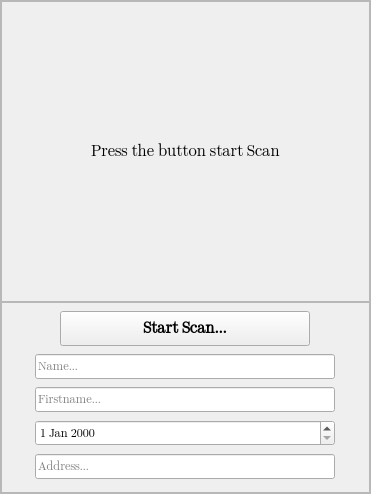
               <widget class="QFrame" name="frame_19">
                <property name="minimumSize">
                 <size>
                  <width>371</width>
                  <height>291</height>
                 </size>
                </property>
                <property name="maximumSize">
                 <size>
                  <width>1111111</width>
                  <height>512</height>
                 </size>
                </property>
                <property name="frameShape">
                 <enum>QFrame::StyledPanel</enum>
                </property>
                <property name="frameShadow">
                 <enum>QFrame::Raised</enum>
                </property>
                <layout class="QVBoxLayout" name="verticalLayout_19">
                 <property name="spacing">
                  <number>0</number>
                 </property>
                 <property name="leftMargin">
                  <number>0</number>
                 </property>
                 <property name="topMargin">
                  <number>0</number>
                 </property>
                 <property name="rightMargin">
                  <number>0</number>
                 </property>
                 <property name="bottomMargin">
                  <number>0</number>
                 </property>
                 <item>
                  <widget class="QFrame" name="scan_video_frame">
                   <property name="minimumSize">
                    <size>
                     <width>361</width>
                     <height>301</height>
                    </size>
                   </property>
                   <property name="frameShape">
                    <enum>QFrame::StyledPanel</enum>
                   </property>
                   <property name="frameShadow">
                    <enum>QFrame::Raised</enum>
                   </property>
                   <layout class="QHBoxLayout" name="horizontalLayout_2">
                    <property name="spacing">
                     <number>0</number>
                    </property>
                    <property name="leftMargin">
                     <number>0</number>
                    </property>
                    <property name="topMargin">
                     <number>0</number>
                    </property>
                    <property name="rightMargin">
                     <number>0</number>
                    </property>
                    <property name="bottomMargin">
                     <number>0</number>
                    </property>
                    <item>
                     <widget class="QLabel" name="scan_video_label">
                      <property name="font">
                       <font>
                        <family>Segoe UI Emoji</family>
                        <pointsize>12</pointsize>
                       </font>
                      </property>
                      <property name="styleSheet">
                       <string notr="true"/>
                      </property>
                      <property name="text">
                       <string>Press the button start Scan</string>
                      </property>
                      <property name="scaledContents">
                       <bool>false</bool>
                      </property>
                      <property name="alignment">
                       <set>Qt::AlignCenter</set>
                      </property>
                     </widget>
                    </item>
                   </layout>
                  </widget>
                 </item>
                 <item>
                  <widget class="QFrame" name="frame_20">
                   <property name="minimumSize">
                    <size>
                     <width>351</width>
                     <height>191</height>
                    </size>
                   </property>
                   <property name="frameShape">
                    <enum>QFrame::StyledPanel</enum>
                   </property>
                   <property name="frameShadow">
                    <enum>QFrame::Raised</enum>
                   </property>
                   <layout class="QVBoxLayout" name="verticalLayout_20">
                    <property name="spacing">
                     <number>0</number>
                    </property>
                    <property name="leftMargin">
                     <number>0</number>
                    </property>
                    <property name="topMargin">
                     <number>0</number>
                    </property>
                    <property name="rightMargin">
                     <number>0</number>
                    </property>
                    <property name="bottomMargin">
                     <number>0</number>
                    </property>
                    <item alignment="Qt::AlignHCenter">
                     <widget class="QPushButton" name="scan_start_scan_btn">
                      <property name="minimumSize">
                       <size>
                        <width>250</width>
                        <height>35</height>
                       </size>
                      </property>
                      <property name="maximumSize">
                       <size>
                        <width>250</width>
                        <height>16777215</height>
                       </size>
                      </property>
                      <property name="font">
                       <font>
                        <family>Segoe UI Emoji</family>
                        <pointsize>12</pointsize>
                        <weight>75</weight>
                        <bold>true</bold>
                       </font>
                      </property>
                      <property name="text">
                       <string>Start Scan...</string>
                      </property>
                      <property name="icon">
                       <iconset resource="resource.qrc">
                        <normaloff>:/icons/icons/portrait_mode_scanning_32px.png</normaloff>:/icons/icons/portrait_mode_scanning_32px.png</iconset>
                      </property>
                      <property name="iconSize">
                       <size>
                        <width>30</width>
                        <height>30</height>
                       </size>
                      </property>
                     </widget>
                    </item>
                    <item alignment="Qt::AlignHCenter">
                     <widget class="QLineEdit" name="scan_name_input">
                      <property name="minimumSize">
                       <size>
                        <width>300</width>
                        <height>25</height>
                       </size>
                      </property>
                      <property name="maximumSize">
                       <size>
                        <width>300</width>
                        <height>16777215</height>
                       </size>
                      </property>
                      <property name="font">
                       <font>
                        <family>Segoe UI Emoji</family>
                        <pointsize>9</pointsize>
                        <weight>50</weight>
                        <bold>false</bold>
                       </font>
                      </property>
                      <property name="placeholderText">
                       <string>Name... </string>
                      </property>
                     </widget>
                    </item>
                    <item alignment="Qt::AlignHCenter">
                     <widget class="QLineEdit" name="scan_firstname_input">
                      <property name="minimumSize">
                       <size>
                        <width>300</width>
                        <height>25</height>
                       </size>
                      </property>
                      <property name="maximumSize">
                       <size>
                        <width>300</width>
                        <height>16777215</height>
                       </size>
                      </property>
                      <property name="font">
                       <font>
                        <family>Segoe UI Emoji</family>
                        <pointsize>9</pointsize>
                        <weight>50</weight>
                        <bold>false</bold>
                       </font>
                      </property>
                      <property name="placeholderText">
                       <string>Firstname...</string>
                      </property>
                     </widget>
                    </item>
                    <item alignment="Qt::AlignHCenter">
                     <widget class="QDateEdit" name="scan_date_edit_input">
                      <property name="minimumSize">
                       <size>
                        <width>300</width>
                        <height>25</height>
                       </size>
                      </property>
                      <property name="maximumSize">
                       <size>
                        <width>300</width>
                        <height>16777215</height>
                       </size>
                      </property>
                      <property name="font">
                       <font>
                        <family>Segoe UI Emoji</family>
                        <pointsize>9</pointsize>
                        <weight>50</weight>
                        <bold>false</bold>
                       </font>
                      </property>
                     </widget>
                    </item>
                    <item alignment="Qt::AlignHCenter">
                     <widget class="QLineEdit" name="scan_address_input">
                      <property name="minimumSize">
                       <size>
                        <width>300</width>
                        <height>25</height>
                       </size>
                      </property>
                      <property name="maximumSize">
                       <size>
                        <width>300</width>
                        <height>16777215</height>
                       </size>
                      </property>
                      <property name="font">
                       <font>
                        <family>Segoe UI Emoji</family>
                        <pointsize>9</pointsize>
                        <weight>50</weight>
                        <bold>false</bold>
                       </font>
                      </property>
                      <property name="placeholderText">
                       <string>Address...</string>
                      </property>
                     </widget>
                    </item>
                   </layout>
                  </widget>
                 </item>
                </layout>
               </widget>
